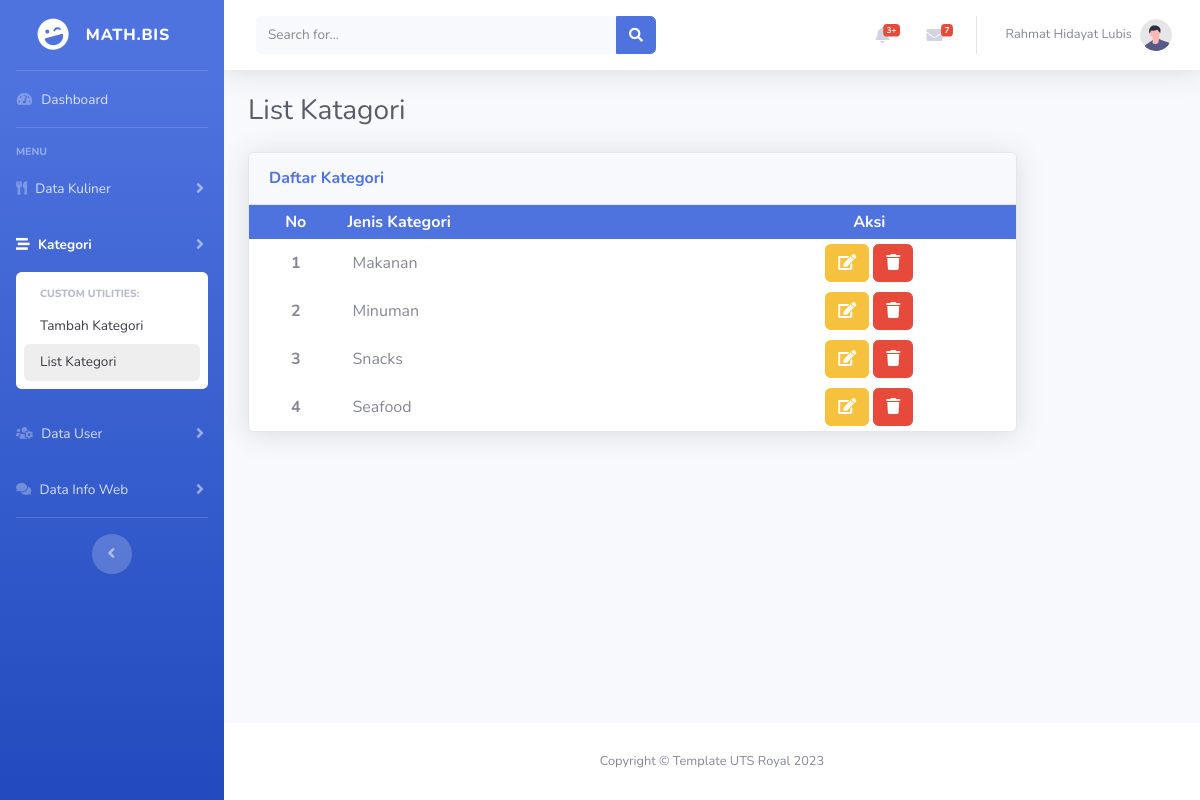
Page /list_kategori.php on the earlier database version.
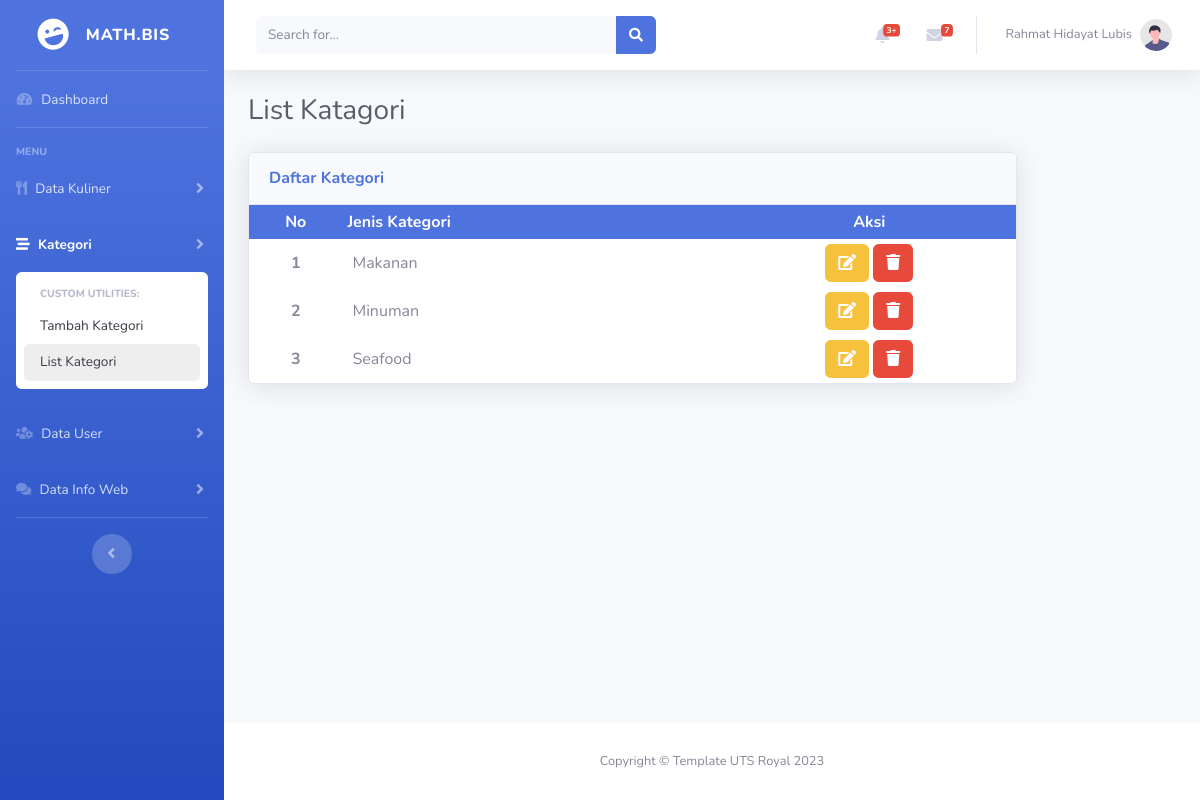
Same page on the later database version.
### tables this page shows
CREATE TABLE `tabel_kategori` (
  `id` int(11) NOT NULL,
  `kategori` varchar(50) NOT NULL
);

### koneksi.php (called while the page is built, shortened)
<?php
$databaseName = "db_project_akhir";
$conn = mysqli_connect("localhost", "root", "", $databaseName);
function query($query){
    global $conn;
    $result = mysqli_query($conn, $query);
    $rows = [];
    while ( $row = mysqli_fetch_assoc($result)) {
        $rows[] = $row;
    }
    return $rows;
}
?>

### list_kategori.php (the view, shortened to what the changed rows need)
<?php
require 'koneksi.php';
$kategories = query("SELECT id AS id_kategori, kategori FROM tabel_kategori ORDER BY id ASC");
$jlh_kategori = count($kategories);
?>
<!DOCTYPE html>
<html lang="en">
<head>
  <link href="vendor/fontawesome-free/css/all.min.css" rel="stylesheet" type="text/css">
  <link href="css/sb-admin-2.min.css" rel="stylesheet">
  <link rel="stylesheet" href="css/index.css">
</head>
<body id="page-top">
  <div id="wrapper">
    <div id="content-wrapper" class="d-flex flex-column">
      <div id="content">
        <div class="container-fluid">
          <div class="d-sm-flex align-items-center justify-content-between mb-4">
            <h1 class="h3 mb-0 text-gray-800">List Katagori</h1>
          </div>
          <div class="row">
            <div class="col-lg-10">
              <div class="card shadow mb-4">
                <div class="card-body p-0">
                  <table cellpadding="5" width="100%">
                    <tr class="bg-primary text-white">
                      <th class="text-center">No</th>
                      <th>Jenis Kategori</th>
                      <th class="text-center">Aksi</th>
                    </tr>
                    <?php
                     $no = 1;
                     if($jlh_kategori == 0) : ?>
                    <tr>
                      <td colspan="5" class="text-center">Data Not Available</td>
                    </tr>
                    <?php else: ?>
                    <?php foreach( $kategories as $kategori): ?>
                    <tr>
                      <td class="text-center font-weight-bold"><?= $no ?></td>
                      <td style="padding: 6px 50px 6px 10px;"><?= $kategori["kategori"] ?></td>
                      <td class="text-center">
                        <a href="FormUpdateKategori.php?id=<?= $kategori['id_kategori'] ?>" class="btn btn-warning">
                          <i class="fas fa-edit"></i>
                        </a>
                        <a href="delete_data.php?id=<?= $kategori['id_kategori'] ?>&act=kategori" class="btn btn-danger"
                          onclick="return confirm('Yakin Menghapus Kategori <?= $kategori['kategori'] ?> ? Semua Kuliner Dengan Kategori <?= $kategori['kategori'] ?> Akan Dihapus');">
                          <i class="fas fa-trash"></i>
                        </a>
                      </td>
                    </tr>
                    <?php $no++; ?>
                    <?php endforeach; ?>
                    <?php endif; ?>
                  </table>
                </div>
              </div>
            </div>
          </div>
        </div>
      </div>
    </div>
  </div>
</body>
</html>

Differences in the rows shown:
removed tabel_kategori: kategori "Snacks"
